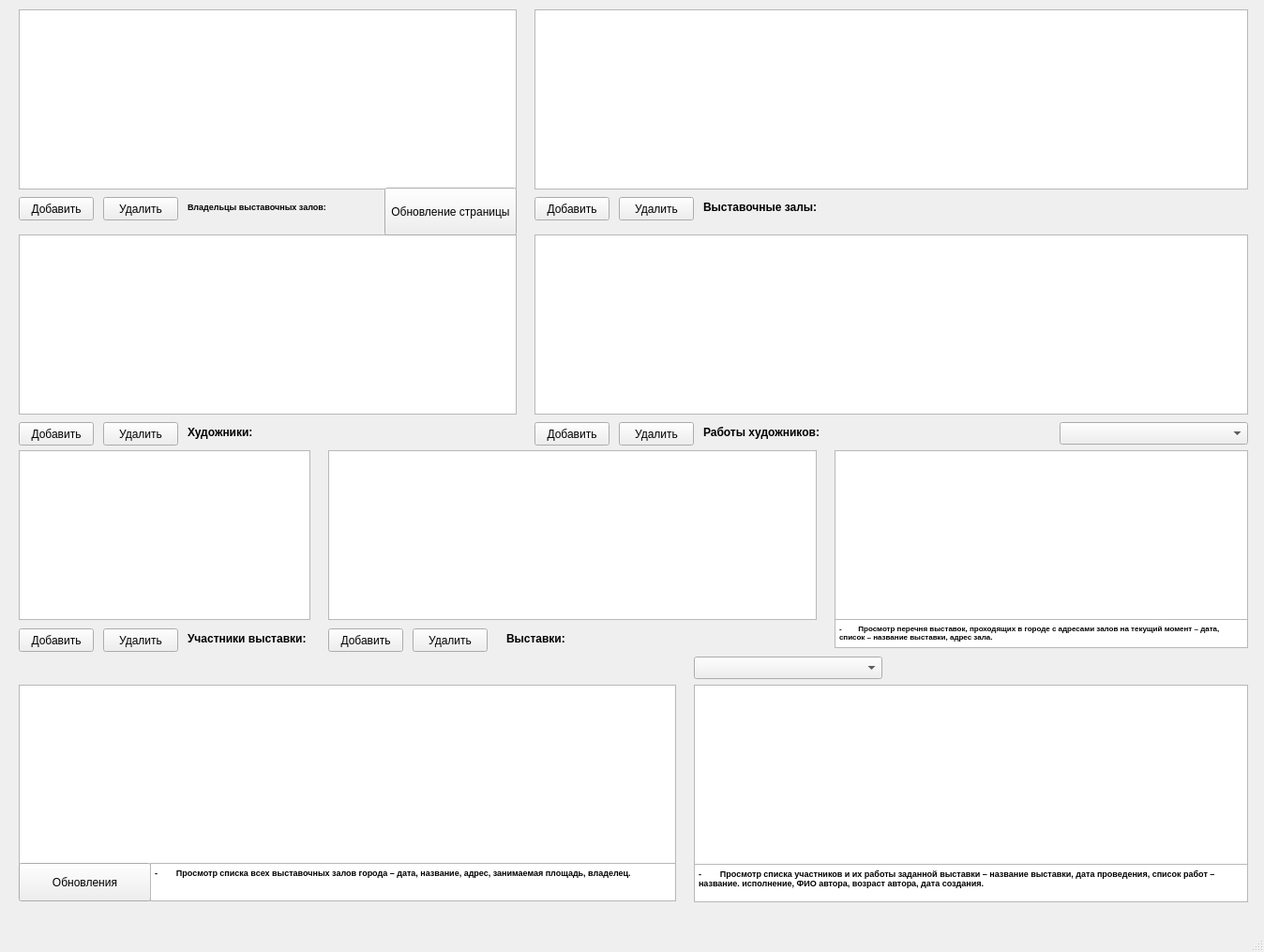
<?xml version="1.0" encoding="UTF-8"?>
<ui version="4.0">
 <class>MainWindow</class>
 <widget class="QMainWindow" name="MainWindow">
  <property name="geometry">
   <rect>
    <x>0</x>
    <y>0</y>
    <width>1348</width>
    <height>1015</height>
   </rect>
  </property>
  <property name="windowTitle">
   <string>MainWindow</string>
  </property>
  <widget class="QWidget" name="centralwidget">
   <widget class="QTableView" name="Owners">
    <property name="geometry">
     <rect>
      <x>20</x>
      <y>10</y>
      <width>531</width>
      <height>192</height>
     </rect>
    </property>
   </widget>
   <widget class="QTableView" name="ExhibitionHalls">
    <property name="geometry">
     <rect>
      <x>570</x>
      <y>10</y>
      <width>761</width>
      <height>192</height>
     </rect>
    </property>
   </widget>
   <widget class="QTableView" name="Artists">
    <property name="geometry">
     <rect>
      <x>20</x>
      <y>250</y>
      <width>531</width>
      <height>192</height>
     </rect>
    </property>
   </widget>
   <widget class="QTableView" name="Artworks">
    <property name="geometry">
     <rect>
      <x>570</x>
      <y>250</y>
      <width>761</width>
      <height>192</height>
     </rect>
    </property>
   </widget>
   <widget class="QTableView" name="ExhibitionParticipants">
    <property name="geometry">
     <rect>
      <x>20</x>
      <y>480</y>
      <width>311</width>
      <height>181</height>
     </rect>
    </property>
   </widget>
   <widget class="QTableView" name="Exhibitions">
    <property name="geometry">
     <rect>
      <x>350</x>
      <y>480</y>
      <width>521</width>
      <height>181</height>
     </rect>
    </property>
   </widget>
   <widget class="QPushButton" name="btn_add">
    <property name="geometry">
     <rect>
      <x>20</x>
      <y>210</y>
      <width>80</width>
      <height>25</height>
     </rect>
    </property>
    <property name="text">
     <string>Добавить</string>
    </property>
   </widget>
   <widget class="QPushButton" name="btn_add_4">
    <property name="geometry">
     <rect>
      <x>20</x>
      <y>670</y>
      <width>80</width>
      <height>25</height>
     </rect>
    </property>
    <property name="text">
     <string>Добавить</string>
    </property>
   </widget>
   <widget class="QPushButton" name="btn_add_2">
    <property name="geometry">
     <rect>
      <x>20</x>
      <y>450</y>
      <width>80</width>
      <height>25</height>
     </rect>
    </property>
    <property name="text">
     <string>Добавить</string>
    </property>
   </widget>
   <widget class="QPushButton" name="btn_add_1">
    <property name="geometry">
     <rect>
      <x>570</x>
      <y>210</y>
      <width>80</width>
      <height>25</height>
     </rect>
    </property>
    <property name="text">
     <string>Добавить</string>
    </property>
   </widget>
   <widget class="QPushButton" name="btn_add_3">
    <property name="geometry">
     <rect>
      <x>570</x>
      <y>450</y>
      <width>80</width>
      <height>25</height>
     </rect>
    </property>
    <property name="text">
     <string>Добавить</string>
    </property>
   </widget>
   <widget class="QPushButton" name="btn_add_5">
    <property name="geometry">
     <rect>
      <x>350</x>
      <y>670</y>
      <width>80</width>
      <height>25</height>
     </rect>
    </property>
    <property name="text">
     <string>Добавить</string>
    </property>
   </widget>
   <widget class="QPushButton" name="btn_remove">
    <property name="geometry">
     <rect>
      <x>110</x>
      <y>210</y>
      <width>80</width>
      <height>25</height>
     </rect>
    </property>
    <property name="text">
     <string>Удалить</string>
    </property>
   </widget>
   <widget class="QPushButton" name="btn_remove_1">
    <property name="geometry">
     <rect>
      <x>660</x>
      <y>210</y>
      <width>80</width>
      <height>25</height>
     </rect>
    </property>
    <property name="text">
     <string>Удалить</string>
    </property>
   </widget>
   <widget class="QPushButton" name="btn_remove_2">
    <property name="geometry">
     <rect>
      <x>110</x>
      <y>450</y>
      <width>80</width>
      <height>25</height>
     </rect>
    </property>
    <property name="text">
     <string>Удалить</string>
    </property>
   </widget>
   <widget class="QPushButton" name="btn_remove_3">
    <property name="geometry">
     <rect>
      <x>660</x>
      <y>450</y>
      <width>80</width>
      <height>25</height>
     </rect>
    </property>
    <property name="text">
     <string>Удалить</string>
    </property>
   </widget>
   <widget class="QPushButton" name="btn_remove_4">
    <property name="geometry">
     <rect>
      <x>110</x>
      <y>670</y>
      <width>80</width>
      <height>25</height>
     </rect>
    </property>
    <property name="text">
     <string>Удалить</string>
    </property>
   </widget>
   <widget class="QPushButton" name="btn_remove_5">
    <property name="geometry">
     <rect>
      <x>440</x>
      <y>670</y>
      <width>80</width>
      <height>25</height>
     </rect>
    </property>
    <property name="text">
     <string>Удалить</string>
    </property>
   </widget>
   <widget class="QTableView" name="filter">
    <property name="geometry">
     <rect>
      <x>20</x>
      <y>730</y>
      <width>701</width>
      <height>192</height>
     </rect>
    </property>
   </widget>
   <widget class="QPushButton" name="update_btn">
    <property name="geometry">
     <rect>
      <x>20</x>
      <y>920</y>
      <width>141</width>
      <height>41</height>
     </rect>
    </property>
    <property name="text">
     <string>Обновления</string>
    </property>
   </widget>
   <widget class="QTableView" name="filter_one">
    <property name="geometry">
     <rect>
      <x>740</x>
      <y>730</y>
      <width>591</width>
      <height>192</height>
     </rect>
    </property>
   </widget>
   <widget class="QComboBox" name="filter_input">
    <property name="geometry">
     <rect>
      <x>740</x>
      <y>700</y>
      <width>201</width>
      <height>24</height>
     </rect>
    </property>
   </widget>
   <widget class="QLabel" name="label">
    <property name="geometry">
     <rect>
      <x>750</x>
      <y>210</y>
      <width>141</width>
      <height>21</height>
     </rect>
    </property>
    <property name="font">
     <font>
      <weight>75</weight>
      <bold>true</bold>
     </font>
    </property>
    <property name="text">
     <string>Выставочные залы:</string>
    </property>
   </widget>
   <widget class="QLabel" name="label_2">
    <property name="geometry">
     <rect>
      <x>200</x>
      <y>210</y>
      <width>211</width>
      <height>21</height>
     </rect>
    </property>
    <property name="font">
     <font>
      <pointsize>7</pointsize>
      <weight>75</weight>
      <bold>true</bold>
     </font>
    </property>
    <property name="text">
     <string>Владельцы выставочных залов:</string>
    </property>
   </widget>
   <widget class="QLabel" name="label_3">
    <property name="geometry">
     <rect>
      <x>200</x>
      <y>450</y>
      <width>101</width>
      <height>21</height>
     </rect>
    </property>
    <property name="font">
     <font>
      <weight>75</weight>
      <bold>true</bold>
     </font>
    </property>
    <property name="text">
     <string>Художники:</string>
    </property>
   </widget>
   <widget class="QLabel" name="label_4">
    <property name="geometry">
     <rect>
      <x>750</x>
      <y>450</y>
      <width>141</width>
      <height>21</height>
     </rect>
    </property>
    <property name="font">
     <font>
      <weight>75</weight>
      <bold>true</bold>
     </font>
    </property>
    <property name="text">
     <string>Работы художников:</string>
    </property>
   </widget>
   <widget class="QLabel" name="label_5">
    <property name="geometry">
     <rect>
      <x>200</x>
      <y>670</y>
      <width>141</width>
      <height>21</height>
     </rect>
    </property>
    <property name="font">
     <font>
      <weight>75</weight>
      <bold>true</bold>
     </font>
    </property>
    <property name="text">
     <string>Участники выставки:</string>
    </property>
   </widget>
   <widget class="QLabel" name="label_6">
    <property name="geometry">
     <rect>
      <x>540</x>
      <y>670</y>
      <width>91</width>
      <height>21</height>
     </rect>
    </property>
    <property name="font">
     <font>
      <weight>75</weight>
      <bold>true</bold>
     </font>
    </property>
    <property name="text">
     <string>Выставки:</string>
    </property>
   </widget>
   <widget class="QTextBrowser" name="textBrowser">
    <property name="geometry">
     <rect>
      <x>160</x>
      <y>920</y>
      <width>561</width>
      <height>41</height>
     </rect>
    </property>
    <property name="html">
     <string>&lt;!DOCTYPE HTML PUBLIC &quot;-//W3C//DTD HTML 4.0//EN&quot; &quot;http://www.w3.org/TR/REC-html40/strict.dtd&quot;&gt;
&lt;html&gt;&lt;head&gt;&lt;meta name=&quot;qrichtext&quot; content=&quot;1&quot; /&gt;&lt;style type=&quot;text/css&quot;&gt;
p, li { white-space: pre-wrap; }
&lt;/style&gt;&lt;/head&gt;&lt;body style=&quot; font-family:'MS Shell Dlg 2'; font-size:7.8pt; font-weight:400; font-style:normal;&quot;&gt;
&lt;p style=&quot; margin-top:0px; margin-bottom:0px; margin-left:0px; margin-right:0px; -qt-block-indent:0; text-indent:0px;&quot;&gt;&lt;span style=&quot; font-family:'Times New Roman','serif'; font-size:7pt; font-weight:600;&quot;&gt;-&lt;/span&gt;&lt;span style=&quot; font-family:'Times New Roman'; font-size:7pt; font-weight:600;&quot;&gt;        &lt;/span&gt;&lt;span style=&quot; font-family:'Times New Roman','serif'; font-size:7pt; font-weight:600;&quot;&gt;Просмотр списка всех выставочных залов города – дата, название, адрес, занимаемая площадь, владелец.&lt;/span&gt;&lt;span style=&quot; font-size:7pt; font-weight:600;&quot;&gt; &lt;/span&gt;&lt;/p&gt;&lt;/body&gt;&lt;/html&gt;</string>
    </property>
   </widget>
   <widget class="QTextBrowser" name="textBrowser_2">
    <property name="geometry">
     <rect>
      <x>740</x>
      <y>921</y>
      <width>591</width>
      <height>41</height>
     </rect>
    </property>
    <property name="html">
     <string>&lt;!DOCTYPE HTML PUBLIC &quot;-//W3C//DTD HTML 4.0//EN&quot; &quot;http://www.w3.org/TR/REC-html40/strict.dtd&quot;&gt;
&lt;html&gt;&lt;head&gt;&lt;meta name=&quot;qrichtext&quot; content=&quot;1&quot; /&gt;&lt;style type=&quot;text/css&quot;&gt;
p, li { white-space: pre-wrap; }
&lt;/style&gt;&lt;/head&gt;&lt;body style=&quot; font-family:'MS Shell Dlg 2'; font-size:7.8pt; font-weight:400; font-style:normal;&quot;&gt;
&lt;p style=&quot; margin-top:0px; margin-bottom:0px; margin-left:0px; margin-right:0px; -qt-block-indent:0; text-indent:0px;&quot;&gt;&lt;span style=&quot; font-family:'Times New Roman','serif'; font-size:7pt; font-weight:600;&quot;&gt;-&lt;/span&gt;&lt;span style=&quot; font-family:'Times New Roman'; font-size:7pt; font-weight:600;&quot;&gt;        &lt;/span&gt;&lt;span style=&quot; font-family:'Times New Roman','serif'; font-size:7pt; font-weight:600;&quot;&gt;Просмотр списка участников и их работы заданной выставки – название выставки, дата проведения, список работ – название. исполнение, ФИО автора, возраст автора, дата создания.&lt;/span&gt;&lt;span style=&quot; font-size:7pt; font-weight:600;&quot;&gt; &lt;/span&gt;&lt;/p&gt;&lt;/body&gt;&lt;/html&gt;</string>
    </property>
   </widget>
   <widget class="QPushButton" name="update_all">
    <property name="geometry">
     <rect>
      <x>410</x>
      <y>200</y>
      <width>141</width>
      <height>51</height>
     </rect>
    </property>
    <property name="text">
     <string>Обновление страницы</string>
    </property>
   </widget>
   <widget class="QTableView" name="filter_two">
    <property name="geometry">
     <rect>
      <x>890</x>
      <y>480</y>
      <width>441</width>
      <height>181</height>
     </rect>
    </property>
   </widget>
   <widget class="QComboBox" name="filter_select_one">
    <property name="geometry">
     <rect>
      <x>1130</x>
      <y>450</y>
      <width>201</width>
      <height>24</height>
     </rect>
    </property>
   </widget>
   <widget class="QTextBrowser" name="textBrowser_3">
    <property name="geometry">
     <rect>
      <x>890</x>
      <y>660</y>
      <width>441</width>
      <height>31</height>
     </rect>
    </property>
    <property name="html">
     <string>&lt;!DOCTYPE HTML PUBLIC &quot;-//W3C//DTD HTML 4.0//EN&quot; &quot;http://www.w3.org/TR/REC-html40/strict.dtd&quot;&gt;
&lt;html&gt;&lt;head&gt;&lt;meta name=&quot;qrichtext&quot; content=&quot;1&quot; /&gt;&lt;style type=&quot;text/css&quot;&gt;
p, li { white-space: pre-wrap; }
&lt;/style&gt;&lt;/head&gt;&lt;body style=&quot; font-family:'MS Shell Dlg 2'; font-size:7.8pt; font-weight:400; font-style:normal;&quot;&gt;
&lt;p style=&quot; margin-top:0px; margin-bottom:0px; margin-left:0px; margin-right:0px; -qt-block-indent:0; text-indent:0px;&quot;&gt;&lt;span style=&quot; font-family:'Times New Roman','serif'; font-size:6pt; font-weight:600;&quot;&gt;-&lt;/span&gt;&lt;span style=&quot; font-family:'Times New Roman'; font-size:6pt; font-weight:600;&quot;&gt;        &lt;/span&gt;&lt;span style=&quot; font-family:'Times New Roman','serif'; font-size:6pt; font-weight:600;&quot;&gt;Просмотр перечня выставок, проходящих в городе с адресами залов на текущий момент – дата, список – название выставки, адрес зала.&lt;/span&gt;&lt;span style=&quot; font-size:6pt; font-weight:600;&quot;&gt; &lt;/span&gt;&lt;/p&gt;&lt;/body&gt;&lt;/html&gt;</string>
    </property>
   </widget>
  </widget>
  <widget class="QMenuBar" name="menubar">
   <property name="geometry">
    <rect>
     <x>0</x>
     <y>0</y>
     <width>1348</width>
     <height>25</height>
    </rect>
   </property>
  </widget>
  <widget class="QStatusBar" name="statusbar"/>
 </widget>
 <resources/>
 <connections/>
</ui>
